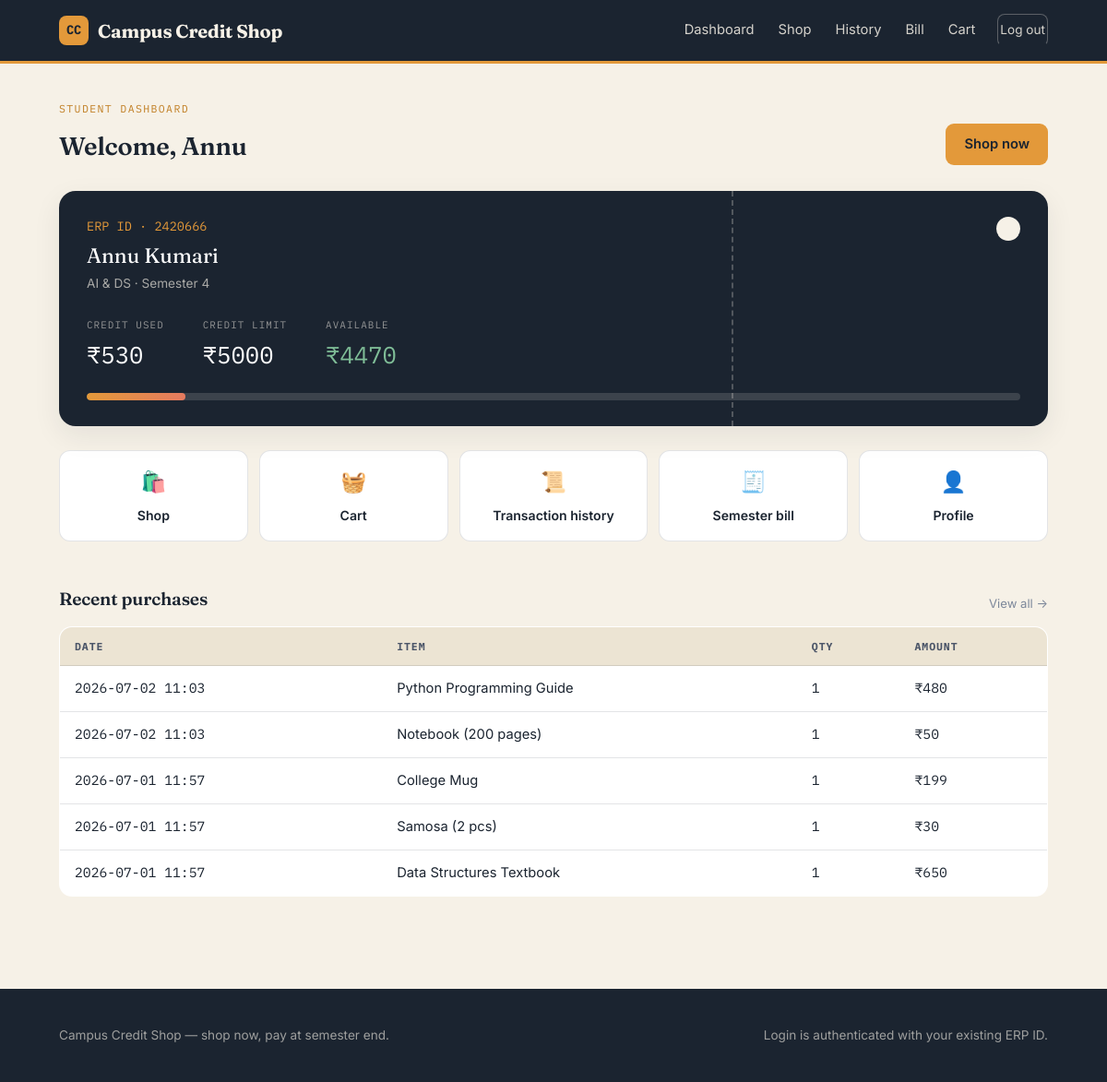
The page /dashboard (signed in) on the database its author committed.
### tables this page shows
CREATE TABLE students (
            erp_id TEXT PRIMARY KEY,
            name TEXT NOT NULL,
            password TEXT NOT NULL,
            department TEXT,
            semester INTEGER,
            email TEXT,
            phone TEXT,
            credit_limit REAL DEFAULT 5000,
            credit_used REAL DEFAULT 0
        );

CREATE TABLE transactions (
            id INTEGER PRIMARY KEY AUTOINCREMENT,
            erp_id TEXT NOT NULL,
            product_name TEXT NOT NULL,
            qty INTEGER NOT NULL,
            amount REAL NOT NULL,
            billed INTEGER DEFAULT 0,
            created_at TEXT NOT NULL,
            FOREIGN KEY (erp_id) REFERENCES students(erp_id)
        );

### app.py (the view)
@app.route("/dashboard")
@login_required
def dashboard():
    student = current_student()
    db = get_db()
    recent = db.execute(
        "SELECT * FROM transactions WHERE erp_id = ? ORDER BY id DESC LIMIT 5",
        (student["erp_id"],),
    ).fetchall()
    available = student["credit_limit"] - student["credit_used"]
    return render_template("dashboard.html", student=student, recent=recent, available=available)

### app.py (called while the page is built)
def get_db():
    if "db" not in g:
        g.db = sqlite3.connect(DB_PATH)
        g.db.row_factory = sqlite3.Row
        g.db.execute("PRAGMA foreign_keys = ON")
    return g.db

def current_student():
    erp_id = session.get("erp_id")
    if not erp_id:
        return None
    db = get_db()
    return db.execute("SELECT * FROM students WHERE erp_id = ?", (erp_id,)).fetchone()

def login_required(view):
    from functools import wraps
    @wraps(view)
    def wrapped(*args, **kwargs):
        if not session.get("erp_id"):
            flash("Please log in with your ERP ID to continue.", "warning")
            return redirect(url_for("login"))
        return view(*args, **kwargs)
    return wrapped

@app.context_processor
def inject_globals():
    return {"cart_count": get_cart_count(), "student": current_student()}

def get_cart_count():
    erp_id = session.get("erp_id")
    if not erp_id:
        return 0
    db = get_db()
    row = db.execute(
        "SELECT COALESCE(SUM(qty),0) AS c FROM cart_items WHERE erp_id = ?", (erp_id,)
    ).fetchone()
    return row["c"] or 0

### templates/dashboard.html (shortened to what this page needs)
{% extends "base.html" %}
{% block content %}
<section class="section-tight">
  <div class="container">
    <div class="page-head">
      <div>
        <span class="eyebrow">Student dashboard</span>
        <h1 class="section-title" style="margin-bottom:0;">Welcome, {{ student.name.split(' ')[0] }}</h1>
      </div>
      <a href="{{ url_for('shop') }}" class="btn btn-primary">Shop now</a>
    </div>
    {% set used_pct = (student.credit_used / student.credit_limit * 100) if student.credit_limit else 0 %}
    <div class="ledger-card">
      <div class="ledger-card-top">
        <div>
          <div class="ledger-id">ERP ID · {{ student.erp_id }}</div>
          <div class="ledger-name">{{ student.name }}</div>
          <div class="ledger-meta">{{ student.department }} · Semester {{ student.semester }}</div>
        </div>
        <div class="ledger-stub-punch"></div>
      </div>
      <div class="ledger-numbers">
        <div class="ledger-number-block">
          <div class="label">Credit used</div>
          <div class="value {% if used_pct >= 90 %}danger{% elif used_pct >= 60 %}warn{% endif %}">₹{{ "%.0f"|format(student.credit_used) }}</div>
        </div>
        <div class="ledger-number-block">
          <div class="label">Credit limit</div>
          <div class="value">₹{{ "%.0f"|format(student.credit_limit) }}</div>
        </div>
        <div class="ledger-number-block">
          <div class="label">Available</div>
          <div class="value good">₹{{ "%.0f"|format(available) }}</div>
        </div>
      </div>
      <div class="credit-meter">
        <div class="credit-meter-fill" style="width: {{ used_pct if used_pct <= 100 else 100 }}%;"></div>
      </div>
    </div>
    <div class="quick-links">
      <a href="{{ url_for('shop') }}" class="quick-link"><span class="qi">🛍️</span>Shop</a>
      <a href="{{ url_for('cart') }}" class="quick-link"><span class="qi">🧺</span>Cart</a>
      <a href="{{ url_for('transactions') }}" class="quick-link"><span class="qi">📜</span>Transaction history</a>
      <a href="{{ url_for('semester_bill') }}" class="quick-link"><span class="qi">🧾</span>Semester bill</a>
      <a href="{{ url_for('profile') }}" class="quick-link"><span class="qi">👤</span>Profile</a>
    </div>
    <div class="mt-24" style="margin-top:48px;">
      <div class="page-head" style="margin-bottom:14px;">
        <h2 class="section-title" style="font-size:1.2rem; margin-bottom:0;">Recent purchases</h2>
        <a href="{{ url_for('transactions') }}" class="small-note">View all →</a>
      </div>
      {% if recent %}
      <table class="ledger-table">
        <thead>
          <tr><th>Date</th><th>Item</th><th>Qty</th><th>Amount</th></tr>
        </thead>
        <tbody>
          {% for tx in recent %}
          <tr>
            <td class="mono">{{ tx.created_at }}</td>
            <td>{{ tx.product_name }}</td>
            <td class="mono">{{ tx.qty }}</td>
            <td class="mono">₹{{ "%.0f"|format(tx.amount) }}</td>
          </tr>
          {% endfor %}
        </tbody>
      </table>
      {% else %}
      <div class="empty-state">
        <span class="qi">🧺</span>
        <p>No purchases yet. Head to the shop to get started.</p>
      </div>
      {% endif %}
    </div>
  </div>
</section>
{% endblock %}

### templates/base.html (shortened to what this page needs)
<!DOCTYPE html>
<html lang="en">
<head>
<link rel="stylesheet" href="{{ url_for('static', filename='css/style.css') }}">
</head>
<body>
<nav class="navbar">
  <div class="container">
    <a href="{{ url_for('index') }}" class="brand">
      <span class="brand-mark">CC</span>
      Campus Credit Shop
    </a>
    <div class="nav-links">
      {% if student %}
        <a href="{{ url_for('dashboard') }}">Dashboard</a>
        <a href="{{ url_for('shop') }}">Shop</a>
        <a href="{{ url_for('transactions') }}">History</a>
        <a href="{{ url_for('semester_bill') }}">Bill</a>
        <a href="{{ url_for('cart') }}" class="nav-cart">Cart {% if cart_count %}<span class="cart-badge">{{ cart_count }}</span>{% endif %}</a>
        <a href="{{ url_for('logout') }}" class="btn-ghost-nav">Log out</a>
      {% elif session.get('is_admin') %}
        <a href="{{ url_for('admin_dashboard') }}">Admin Home</a>
        <a href="{{ url_for('manage_products') }}">Products</a>
        <a href="{{ url_for('manage_students') }}">Students</a>
        <a href="{{ url_for('reports') }}">Reports</a>
        <a href="{{ url_for('admin_logout') }}" class="btn-ghost-nav">Log out</a>
      {% else %}
        <a href="{{ url_for('index') }}#about">About</a>
        <a href="{{ url_for('admin_login') }}">Admin</a>
        <a href="{{ url_for('login') }}" class="btn-ghost-nav">Student Login</a>
      {% endif %}
    </div>
  </div>
</nav>
<main>
{% block content %}{% endblock %}
</main>
<footer>
  <div class="container">
    <span>Campus Credit Shop — shop now, pay at semester end.</span>
    <span>Login is authenticated with your existing ERP ID.</span>
  </div>
</footer>
</body>
</html>

### rows shown on the page
students: name "Annu", erp_id "2420666", name "Annu Kumari", department "AI & DS", semester "4", credit_used "530", credit_limit "5000"
transactions: created_at "2026-07-02 11:03", product_name "Python Programming Guide", qty "1", amount "480"
transactions: created_at "2026-07-02 11:03", product_name "Notebook (200 pages)", qty "1", amount "50"
transactions: created_at "2026-07-01 11:57", product_name "College Mug", qty "1", amount "199"
transactions: created_at "2026-07-01 11:57", product_name "Samosa (2 pcs)", qty "1", amount "30"
transactions: created_at "2026-07-01 11:57", product_name "Data Structures Textbook", qty "1", amount "650"

### other values the page prints
{{ "%.0f"|format(available) }} "4470"
